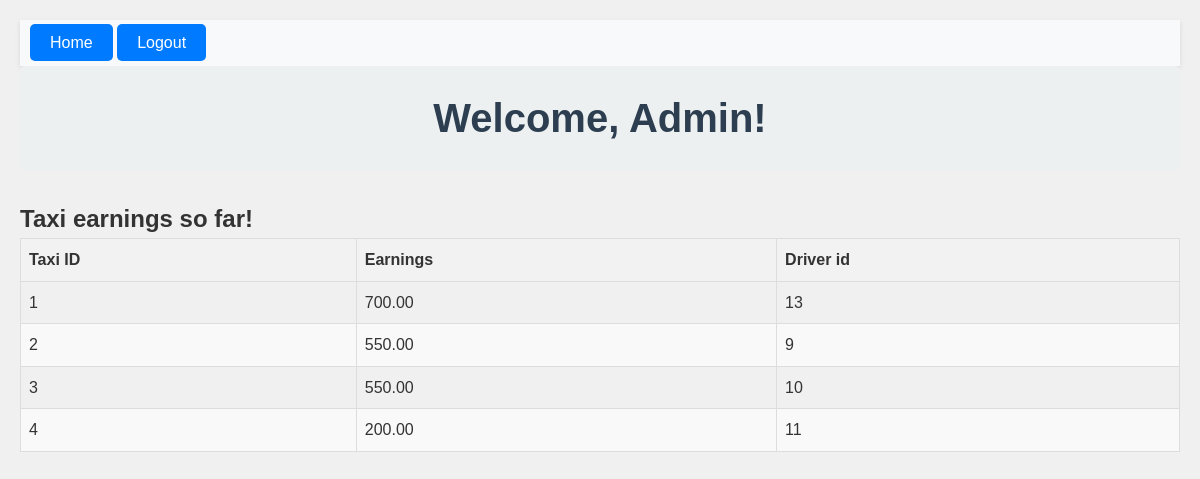
/display_taxis/ (signed in), run on an earlier commit of the app's database.
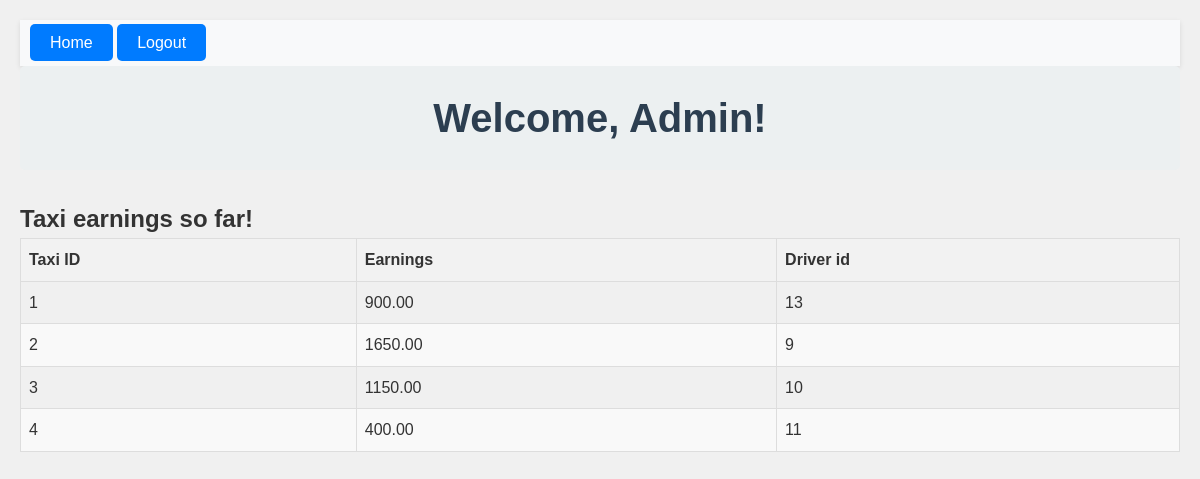
And on a later commit of the database.
### bookings/models.py (models this page shows, shortened)
class Taxi(models.Model):
    taxi_id = models.AutoField(primary_key=True)
    driver = models.OneToOneField(User, on_delete=models.SET_NULL, null=True, related_name='assigned_taxi')
    current_location = models.CharField(max_length=1, choices=[('A', 'A'), ('B', 'B'), ('C', 'C'), ('D', 'D'), ('E', 'E'), ('F', 'F')],default='A')
    earnings = models.DecimalField(max_digits=10, decimal_places=2, default=0.0)
    location_index = models.IntegerField(default=0)

### bookings/decorators.py (the view)
    def wrap(request, *args, **kwargs):
        if request.user.is_superuser:
            return function(request, *args, **kwargs)
        else:
            messages.error(request, "You do not have permission to view this page.")
            return redirect(reverse('index'))

### bookings/views.py (called while the page is built)
@admin_required
def display_taxis(request):
    if not request.user.is_superuser:
        messages.error(request,'You do not have permission to view this page.')
        return redirect('login')
    taxis = Taxi.objects.all().order_by('taxi_id')
    context = {
        'taxis': taxis,
        'user_role': 'Admin'
    }
    return render(request, 'total_taxis.html',context)

### bookings/templates/total_taxis.html (shortened to what this page needs)
{% extends 'base.html' %}
{% block content %}
<body>
    <header>
        <h1>Welcome, {{ user_role }}!</h1>
    <main>
        <h2>Taxi earnings so far!</h2>
        <table>
            <thead>
                <tr>
                    <th>Taxi ID</th>
                    <th>Earnings</th>
                    <th>Driver id</th>
                </tr>
            </thead>
            <tbody>
                {% for taxi in taxis %}
                <tr>
                    <td>{{ taxi.taxi_id }}</td>
                    <td>{{ taxi.earnings }}</td>
                    <td>{{ taxi.driver_id }}</td>
                </tr>
                {% endfor %}
            </tbody>
        </table>
    </main>
</body>
{% endblock %}

What changed in the data, as far as the page shows it:
changed Taxi id 1: earnings "700.00" → "900.00"
changed Taxi id 2: earnings "550.00" → "1650.00"
changed Taxi id 3: earnings "550.00" → "1150.00"
changed Taxi id 4: earnings "200.00" → "400.00"
